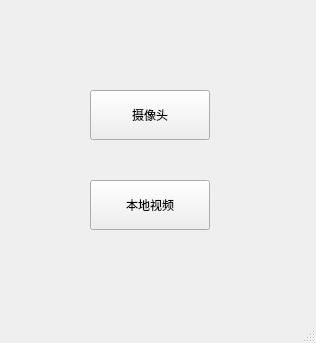
<?xml version="1.0" encoding="UTF-8"?>
<ui version="4.0">
 <class>MainWindow</class>
 <widget class="QMainWindow" name="MainWindow">
  <property name="geometry">
   <rect>
    <x>0</x>
    <y>0</y>
    <width>316</width>
    <height>343</height>
   </rect>
  </property>
  <property name="windowTitle">
   <string>MainWindow</string>
  </property>
  <widget class="QWidget" name="centralwidget">
   <widget class="QPushButton" name="pushButton">
    <property name="geometry">
     <rect>
      <x>90</x>
      <y>90</y>
      <width>120</width>
      <height>50</height>
     </rect>
    </property>
    <property name="text">
     <string>摄像头</string>
    </property>
   </widget>
   <widget class="QPushButton" name="pushButton_2">
    <property name="geometry">
     <rect>
      <x>90</x>
      <y>180</y>
      <width>120</width>
      <height>50</height>
     </rect>
    </property>
    <property name="text">
     <string>本地视频</string>
    </property>
   </widget>
  </widget>
  <widget class="QMenuBar" name="menubar">
   <property name="geometry">
    <rect>
     <x>0</x>
     <y>0</y>
     <width>316</width>
     <height>22</height>
    </rect>
   </property>
  </widget>
  <widget class="QStatusBar" name="statusbar"/>
 </widget>
 <resources/>
 <connections/>
</ui>
